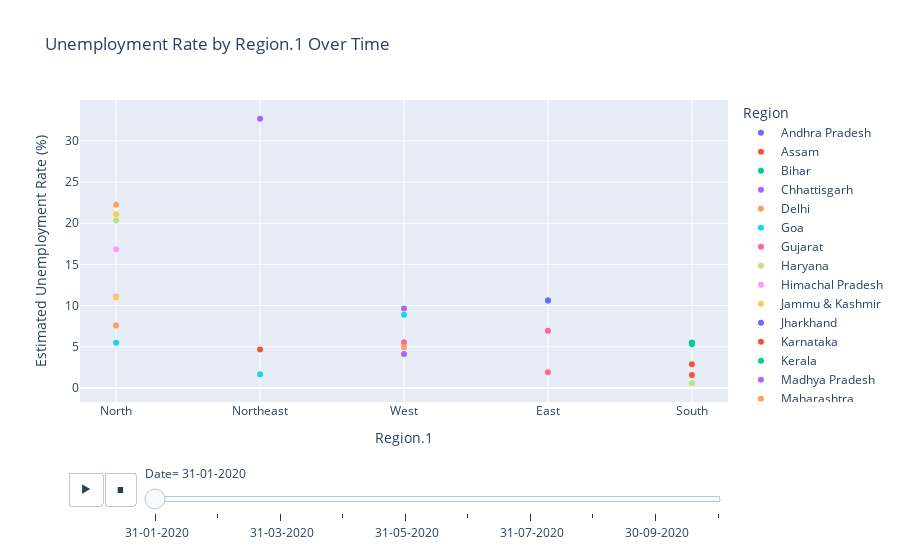

The cell this chart's notebook holds for it:
### Code cell
scatter_plot = px.scatter(df1, x='Region.1', y='Estimated Unemployment Rate (%)', color='Region',
                          title='Unemployment Rate by Region.1 Over Time', animation_frame='Date', template='plotly')

scatter_plot.update_xaxes(categoryorder='total descending')

scatter_plot.show()

### Figure 1 — Plotly figure (JSON) as saved in the notebook; plotly's stock layout.template omitted (floating-point values rounded to 4 significant figures)
{"data": [{"hovertemplate": "Region=Andhra Pradesh<br>Date= 31-01-2020<br>Region.1=%{x}<br>Estimated Unemployment Rate (%)=%{y}<extra></extra>", "legendgroup": "Andhra Pradesh", "marker": {"color": "#636efa", "symbol": "circle"}, "mode": "markers", "name": "Andhra Pradesh", "orientation": "v", "showlegend": true, "type": "scatter", "x": ["South"], "xaxis": "x", "y": [5.48], "yaxis": "y"}, {"hovertemplate": "Region=Assam<br>Date= 31-01-2020<br>Region.1=%{x}<br>Estimated Unemployment Rate (%)=%{y}<extra></extra>", "legendgroup": "Assam", "marker": {"color": "#EF553B", "symbol": "circle"}, "mode": "markers", "name": "Assam", "orientation": "v", "showlegend": true, "type": "scatter", "x": ["Northeast"], "xaxis": "x", "y": [4.66], "yaxis": "y"}, {"hovertemplate": "Region=Bihar<br>Date= 31-01-2020<br>Region.1=%{x}<br>Estimated Unemployment Rate (%)=%{y}<extra></extra>", "legendgroup": "Bihar", "marker": {"color": "#00cc96", "symbol": "circle"}, "mode": "markers", "name": "Bihar", "orientation": "v", "showlegend": true, "type": "scatter", "x": ["East"], "xaxis": "x", "y": [10.61], "yaxis": "y"}, {"hovertemplate": "Region=Chhattisgarh<br>Date= 31-01-2020<br>Region.1=%{x}<br>Estimated Unemployment Rate (%)=%{y}<extra></extra>", "legendgroup": "Chhattisgarh", "marker": {"color": "#ab63fa", "symbol": "circle"}, "mode": "markers", "name": "Chhattisgarh", "orientation": "v", "showlegend": true, "type": "scatter", "x": ["West"], "xaxis": "x", "y": [9.65], "yaxis": "y"}, {"hovertemplate": "Region=Delhi<br>Date= 31-01-2020<br>Region.1=%{x}<br>Estimated Unemployment Rate (%)=%{y}<extra></extra>", "legendgroup": "Delhi", "marker": {"color": "#FFA15A", "symbol": "circle"}, "mode": "markers", "name": "Delhi", "orientation": "v", "showlegend": true, "type": "scatter", "x": ["North"], "xaxis": "x", "y": [22.23], "yaxis": "y"}, {"hovertemplate": "Region=Goa<br>Date= 31-01-2020<br>Region.1=%{x}<br>Estimated Unemployment Rate (%)=%{y}<extra></extra>", "legendgroup": "Goa", "marker": {"color": "#19d3f3", "symbol": "circle"}, "mode": "markers", "name": "Goa", "orientation": "v", "showlegend": true, "type": "scatter", "x": ["West"], "xaxis": "x", "y": [8.89], "yaxis": "y"}, {"hovertemplate": "Region=Gujarat<br>Date= 31-01-2020<br>Region.1=%{x}<br>Estimated Unemployment Rate (%)=%{y}<extra></extra>", "legendgroup": "Gujarat", "marker": {"color": "#FF6692", "symbol": "circle"}, "mode": "markers", "name": "Gujarat", "orientation": "v", "showlegend": true, "type": "scatter", "x": ["West"], "xaxis": "x", "y": [5.54], "yaxis": "y"}, {"hovertemplate": "Region=Haryana<br>Date= 31-01-2020<br>Region.1=%{x}<br>Estimated Unemployment Rate (%)=%{y}<extra></extra>", "legendgroup": "Haryana", "marker": {"color": "#B6E880", "symbol": "circle"}, "mode": "markers", "name": "Haryana", "orientation": "v", "showlegend": true, "type": "scatter", "x": ["North"], "xaxis": "x", "y": [20.34], "yaxis": "y"}, {"hovertemplate": "Region=Himachal Pradesh<br>Date= 31-01-2020<br>Region.1=%{x}<br>Estimated Unemployment Rate (%)=%{y}<extra></extra>", "legendgroup": "Himachal Pradesh", "marker": {"color": "#FF97FF", "symbol": "circle"}, "mode": "markers", "name": "Himachal Pradesh", "orientation": "v", "showlegend": true, "type": "scatter", "x": ["North"], "xaxis": "x", "y": [16.83], "yaxis": "y"}, {"hovertemplate": "Region=Jammu & Kashmir<br>Date= 31-01-2020<br>Region.1=%{x}<br>Estimated Unemployment Rate (%)=%{y}<extra></extra>", "legendgroup": "Jammu & Kashmir", "marker": {"color": "#FECB52", "symbol": "circle"}, "mode": "markers", "name": "Jammu & Kashmir", "orientation": "v", "showlegend": true, "type": "scatter", "x": ["North"], "xaxis": "x", "y": [21.08], "yaxis": "y"}, {"hovertemplate": "Region=Jharkhand<br>Date= 31-01-2020<br>Region.1=%{x}<br>Estimated Unemployment Rate (%)=%{y}<extra></extra>", "legendgroup": "Jharkhand", "marker": {"color": "#636efa", "symbol": "circle"}, "mode": "markers", "name": "Jharkhand", "orientation": "v", "showlegend": true, "type": "scatter", "x": ["East"], "xaxis": "x", "y": [10.61], "yaxis": "y"}, {"hovertemplate": "Region=Karnataka<br>Date= 31-01-2020<br>Region.1=%{x}<br>Estimated Unemployment Rate (%)=%{y}<extra></extra>", "legendgroup": "Karnataka", "marker": {"color": "#EF553B", "symbol": "circle"}, "mode": "markers", "name": "Karnataka", "orientation": "v", "showlegend": true, "type": "scatter", "x": ["South"], "xaxis": "x", "y": [2.86], "yaxis": "y"}, {"hovertemplate": "Region=Kerala<br>Date= 31-01-2020<br>Region.1=%{x}<br>Estimated Unemployment Rate (%)=%{y}<extra></extra>", "legendgroup": "Kerala", "marker": {"color": "#00cc96", "symbol": "circle"}, "mode": "markers", "name": "Kerala", "orientation": "v", "showlegend": true, "type": "scatter", "x": ["South"], "xaxis": "x", "y": [5.31], "yaxis": "y"}, {"hovertemplate": "Region=Madhya Pradesh<br>Date= 31-01-2020<br>Region.1=%{x}<br>Estimated Unemployment Rate (%)=%{y}<extra></extra>", "legendgroup": "Madhya Pradesh", "marker": {"color": "#ab63fa", "symbol": "circle"}, "mode": "markers", "name": "Madhya Pradesh", "orientation": "v", "showlegend": true, "type": "scatter", "x": ["West"], "xaxis": "x", "y": [4.11], "yaxis": "y"}, {"hovertemplate": "Region=Maharashtra<br>Date= 31-01-2020<br>Region.1=%{x}<br>Estimated Unemployment Rate (%)=%{y}<extra></extra>", "legendgroup": "Maharashtra", "marker": {"color": "#FFA15A", "symbol": "circle"}, "mode": "markers", "name": "Maharashtra", "orientation": "v", "showlegend": true, "type": "scatter", "x": ["West"], "xaxis": "x", "y": [4.95], "yaxis": "y"}, {"hovertemplate": "Region=Meghalaya<br>Date= 31-01-2020<br>Region.1=%{x}<br>Estimated Unemployment Rate (%)=%{y}<extra></extra>", "legendgroup": "Meghalaya", "marker": {"color": "#19d3f3", "symbol": "circle"}, "mode": "markers", "name": "Meghalaya", "orientation": "v", "showlegend": true, "type": "scatter", "x": ["Northeast"], "xaxis": "x", "y": [1.66], "yaxis": "y"}, {"hovertemplate": "Region=Odisha<br>Date= 31-01-2020<br>Region.1=%{x}<br>Estimated Unemployment Rate (%)=%{y}<extra></extra>", "legendgroup": "Odisha", "marker": {"color": "#FF6692", "symbol": "circle"}, "mode": "markers", "name": "Odisha", "orientation": "v", "showlegend": true, "type": "scatter", "x": ["East"], "xaxis": "x", "y": [1.9], "yaxis": "y"}, {"hovertemplate": "Region=Puducherry<br>Date= 31-01-2020<br>Region.1=%{x}<br>Estimated Unemployment Rate (%)=%{y}<extra></extra>", "legendgroup": "Puducherry", "marker": {"color": "#B6E880", "symbol": "circle"}, "mode": "markers", "name": "Puducherry", "orientation": "v", "showlegend": true, "type": "scatter", "x": ["South"], "xaxis": "x", "y": [0.58], "yaxis": "y"}, {"hovertemplate": "Region=Punjab<br>Date= 31-01-2020<br>Region.1=%{x}<br>Estimated Unemployment Rate (%)=%{y}<extra></extra>", "legendgroup": "Punjab", "marker": {"color": "#FF97FF", "symbol": "circle"}, "mode": "markers", "name": "Punjab", "orientation": "v", "showlegend": true, "type": "scatter", "x": ["North"], "xaxis": "x", "y": [11.11], "yaxis": "y"}, {"hovertemplate": "Region=Rajasthan<br>Date= 31-01-2020<br>Region.1=%{x}<br>Estimated Unemployment Rate (%)=%{y}<extra></extra>", "legendgroup": "Rajasthan", "marker": {"color": "#FECB52", "symbol": "circle"}, "mode": "markers", "name": "Rajasthan", "orientation": "v", "showlegend": true, "type": "scatter", "x": ["North"], "xaxis": "x", "y": [10.97], "yaxis": "y"}, {"hovertemplate": "Region=Tamil Nadu<br>Date= 31-01-2020<br>Region.1=%{x}<br>Estimated Unemployment Rate (%)=%{y}<extra></extra>", "legendgroup": "Tamil Nadu", "marker": {"color": "#EF553B", "symbol": "circle"}, "mode": "markers", "name": "Tamil Nadu", "orientation": "v", "showlegend": true, "type": "scatter", "x": ["South"], "xaxis": "x", "y": [1.57], "yaxis": "y"}, {"hovertemplate": "Region=Telangana<br>Date= 31-01-2020<br>Region.1=%{x}<br>Estimated Unemployment Rate (%)=%{y}<extra></extra>", "legendgroup": "Telangana", "marker": {"color": "#00cc96", "symbol": "circle"}, "mode": "markers", "name": "Telangana", "orientation": "v", "showlegend": true, "type": "scatter", "x": ["South"], "xaxis": "x", "y": [5.49], "yaxis": "y"}, {"hovertemplate": "Region=Tripura<br>Date= 31-01-2020<br>Region.1=%{x}<br>Estimated Unemployment Rate (%)=%{y}<extra></extra>", "legendgroup": "Tripura", "marker": {"color": "#ab63fa", "symbol": "circle"}, "mode": "markers", "name": "Tripura", "orientation": "v", "showlegend": true, "type": "scatter", "x": ["Northeast"], "xaxis": "x", "y": [32.67], "yaxis": "y"}, {"hovertemplate": "Region=Uttar Pradesh<br>Date= 31-01-2020<br>Region.1=%{x}<br>Estimated Unemployment Rate (%)=%{y}<extra></extra>", "legendgroup": "Uttar Pradesh", "marker": {"color": "#FFA15A", "symbol": "circle"}, "mode": "markers", "name": "Uttar Pradesh", "orientation": "v", "showlegend": true, "type": "scatter", "x": ["North"], "xaxis": "x", "y": [7.58], "yaxis": "y"}, {"hovertemplate": "Region=Uttarakhand<br>Date= 31-01-2020<br>Region.1=%{x}<br>Estimated Unemployment Rate (%)=%{y}<extra></extra>", "legendgroup": "Uttarakhand", "marker": {"color": "#19d3f3", "symbol": "circle"}, "mode": "markers", "name": "Uttarakhand", "orientation": "v", "showlegend": true, "type": "scatter", "x": ["North"], "xaxis": "x", "y": [5.49], "yaxis": "y"}, {"hovertemplate": "Region=West Bengal<br>Date= 31-01-2020<br>Region.1=%{x}<br>Estimated Unemployment Rate (%)=%{y}<extra></extra>", "legendgroup": "West Bengal", "marker": {"color": "#FF6692", "symbol": "circle"}, "mode": "markers", "name": "West Bengal", "orientation": "v", "showlegend": true, "type": "scatter", "x": ["East"], "xaxis": "x", "y": [6.94], "yaxis": "y"}], "layout": {"legend": {"title": {"text": "Region"}, "tracegroupgap": 0}, "sliders": [{"active": 0, "currentvalue": {"prefix": "Date="}, "len": 0.9, "pad": {"b": 10, "t": 60}, "steps": [{"args": [[" 31-01-2020"], {"frame": {"duration": 0, "redraw": false}, "fromcurrent": true, "mode": "immediate", "transition": {"duration": 0, "easing": "linear"}}], "label": " 31-01-2020", "method": "animate"}, {"args": [[" 29-02-2020"], {"frame": {"duration": 0, "redraw": false}, "fromcurrent": true, "mode": "immediate", "transition": {"duration": 0, "easing": "linear"}}], "label": " 29-02-2020", "method": "animate"}, {"args": [[" 31-03-2020"], {"frame": {"duration": 0, "redraw": false}, "fromcurrent": true, "mode": "immediate", "transition": {"duration": 0, "easing": "linear"}}], "label": " 31-03-2020", "method": "animate"}, {"args": [[" 30-04-2020"], {"frame": {"duration": 0, "redraw": false}, "fromcurrent": true, "mode": "immediate", "transition": {"duration": 0, "easing": "linear"}}], "label": " 30-04-2020", "method": "animate"}, {"args": [[" 31-05-2020"], {"frame": {"duration": 0, "redraw": false}, "fromcurrent": true, "mode": "immediate", "transition": {"duration": 0, "easing": "linear"}}], "label": " 31-05-2020", "method": "animate"}, {"args": [[" 30-06-2020"], {"frame": {"duration": 0, "redraw": false}, "fromcurrent": true, "mode": "immediate", "transition": {"duration": 0, "easing": "linear"}}], "label": " 30-06-2020", "method": "animate"}, {"args": [[" 31-07-2020"], {"frame": {"duration": 0, "redraw": false}, "fromcurrent": true, "mode": "immediate", "transition": {"duration": 0, "easing": "linear"}}], "label": " 31-07-2020", "method": "animate"}, {"args": [[" 31-08-2020"], {"frame": {"duration": 0, "redraw": false}, "fromcurrent": true, "mode": "immediate", "transition": {"duration": 0, "easing": "linear"}}], "label": " 31-08-2020", "method": "animate"}, {"args": [[" 30-09-2020"], {"frame": {"duration": 0, "redraw": false}, "fromcurrent": true, "mode": "immediate", "transition": {"duration": 0, "easing": "linear"}}], "label": " 30-09-2020", "method": "animate"}, {"args": [[" 31-10-2020"], {"frame": {"duration": 0, "redraw": false}, "fromcurrent": true, "mode": "immediate", "transition": {"duration": 0, "easing": "linear"}}], "label": " 31-10-2020", "method": "animate"}], "x": 0.1, "xanchor": "left", "y": 0, "yanchor": "top"}], "title": {"text": "Unemployment Rate by Region.1 Over Time"}, "updatemenus": [{"buttons": [{"args": [null, {"frame": {"duration": 500, "redraw": false}, "fromcurrent": true, "mode": "immediate", "transition": {"duration": 500, "easing": "linear"}}], "label": "&#9654;", "method": "animate"}, {"args": [[null], {"frame": {"duration": 0, "redraw": false}, "fromcurrent": true, "mode": "immediate", "transition": {"duration": 0, "easing": "linear"}}], "label": "&#9724;", "method": "animate"}], "direction": "left", "pad": {"r": 10, "t": 70}, "showactive": false, "type": "buttons", "x": 0.1, "xanchor": "right", "y": 0, "yanchor": "top"}], "xaxis": {"anchor": "y", "categoryorder": "total descending", "domain": [0, 1], "title": {"text": "Region.1"}}, "yaxis": {"anchor": "x", "domain": [0, 1], "title": {"text": "Estimated Unemployment Rate (%)"}}}}
